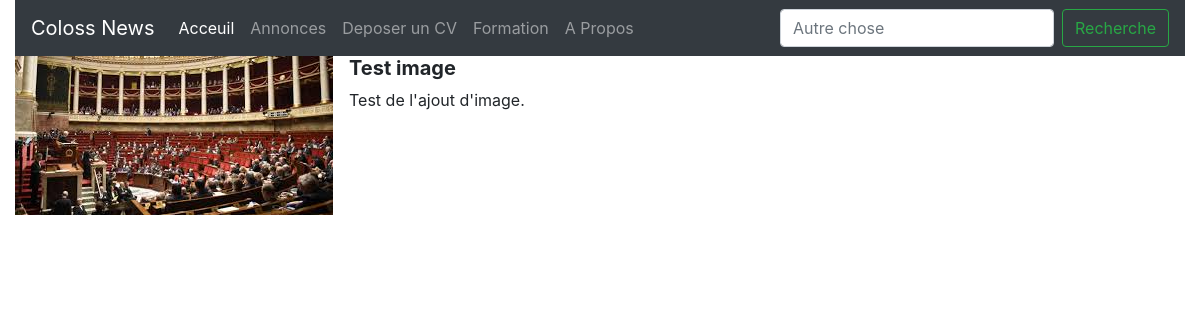
Page /9/ on the committed database.
### news/models.py (models this page shows, shortened)
class Article(models.Model):
    LOC = (
            ('GN', 'Guinée'),
            ('AF', 'Afrique'),
            ('WD', 'Monde'),
        )
    pub_date = models.DateTimeField()
    domaine = models.ForeignKey(Categorie, on_delete=models.CASCADE)
    localisation = models.CharField(max_length=3, choices=LOC)
    title = models.CharField(max_length = 350)
    image = models.ImageField(upload_to='images', blank= True)
    content = models.TextField()
    redacteur = models.CharField(max_length = 250)
    created = models.DateTimeField(auto_now=True)
    updated = models.DateTimeField(auto_now_add=True)

### news/views.py (the view)
# urls.py: path('<int:pk>/', views.DetailView.as_view(), name='details'),
class DetailView(generic.DetailView):
    model = Article
    template_name = 'details.html'

### news/templates/details.html
{% include 'base.html' %}
<div class="container-fluid">
  <div class="media">
    <img class="align-self-start mr-3" src="{{article.image.url}}" alt="Generic placeholder image">
    <div class="media-body">
      <h5 class="mt-0"><strong>{{article.title}}</strong></h5>
      <p class="text-left">{{article.content}}.</p>
    </div>
  </div>
</div>

### rows in the picture
Article: image (picture), title "Test image", content "Test de l'ajout d'image"
